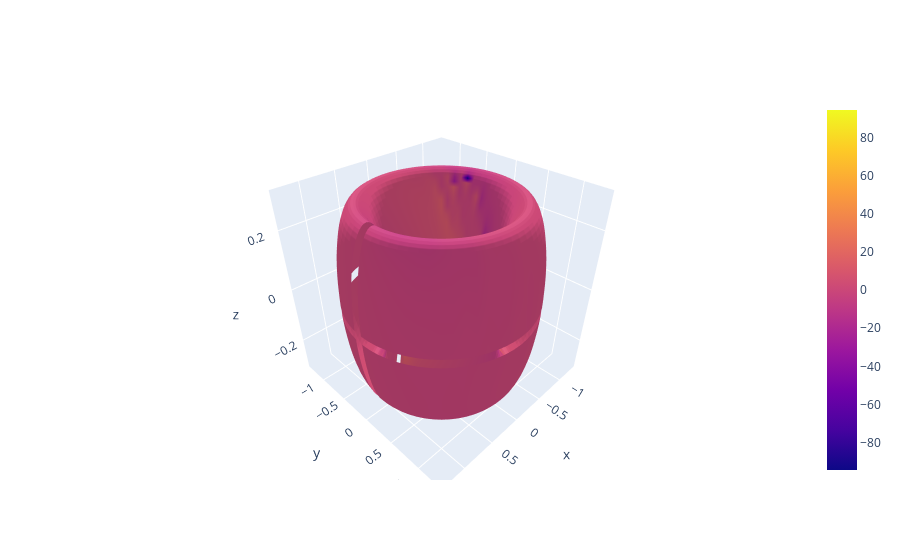

Source (notebook cell):
### Code cell
import plotly.express as px
import plotly.graph_objects as go

go.Figure([
  go.Surface(x=xyz_computational[:,:,0], y=xyz_computational[:,:,1], z=xyz_computational[:,:,2], surfacecolor=BdotN)
])

### Figure 1 — Plotly figure (JSON) as saved in the notebook; plotly's stock layout.template omitted (floating-point values rounded to 4 significant figures; data arrays with more than 128 entries replaced by an {"elided": "..."} marker saying what was removed)
{"data": [{"surfacecolor": {"elided": "64x64 float values"}, "type": "surface", "x": {"elided": "64x64 float values"}, "y": {"elided": "64x64 float values"}, "z": {"elided": "64x64 float values"}}], "layout": {}}
